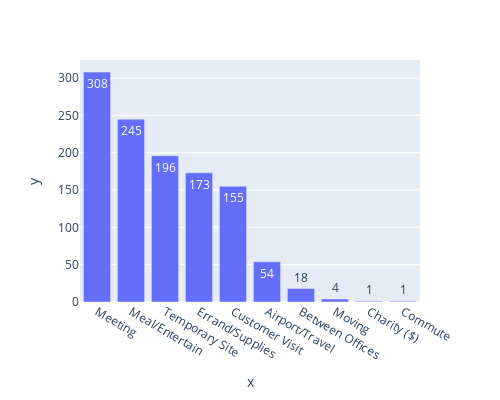

Notebook source saved alongside this figure:
### Code cell
px.bar(x=df['PURPOSE'].value_counts().index,
       y=df['PURPOSE'].value_counts().values,height=400,width=500,text_auto=True)
# most of people have used uber for meeting and entertainement also there is a person who used uber of charity

### Figure 1 — Plotly figure (JSON) as saved in the notebook; plotly's stock layout.template omitted (floating-point values rounded to 4 significant figures)
{"data": [{"alignmentgroup": "True", "hovertemplate": "x=%{x}<br>y=%{y}<extra></extra>", "legendgroup": "", "marker": {"color": "#636efa", "pattern": {"shape": ""}}, "name": "", "offsetgroup": "", "orientation": "v", "showlegend": false, "textposition": "auto", "texttemplate": "%{y}", "type": "bar", "x": ["Meeting", "Meal/Entertain", "Temporary Site", "Errand/Supplies", "Customer Visit", "Airport/Travel", "Between Offices", "Moving", "Charity ($)", "Commute"], "xaxis": "x", "y": [308, 245, 196, 173, 155, 54, 18, 4, 1, 1], "yaxis": "y"}], "layout": {"barmode": "relative", "height": 400, "legend": {"tracegroupgap": 0}, "margin": {"t": 60}, "width": 500, "xaxis": {"anchor": "y", "domain": [0, 1], "title": {"text": "x"}}, "yaxis": {"anchor": "x", "domain": [0, 1], "title": {"text": "y"}}}}
